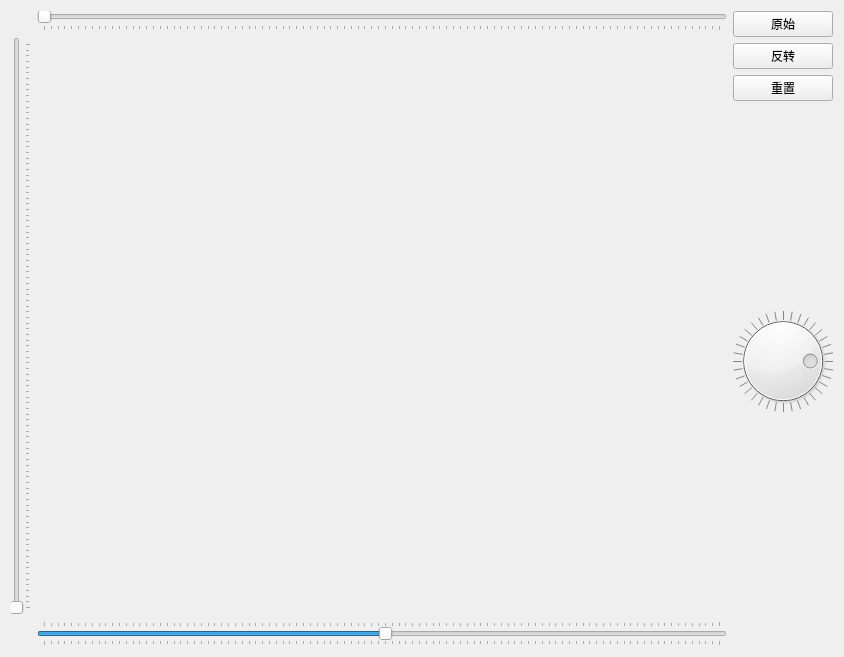
<?xml version="1.0" encoding="UTF-8"?>
<ui version="4.0">
 <class>Widget</class>
 <widget class="QWidget" name="Widget">
  <property name="geometry">
   <rect>
    <x>0</x>
    <y>0</y>
    <width>844</width>
    <height>657</height>
   </rect>
  </property>
  <property name="windowTitle">
   <string>Widget</string>
  </property>
  <layout class="QGridLayout" name="gridLayout">
   <item row="0" column="1">
    <widget class="QSlider" name="horizontalSlider_origin">
     <property name="orientation">
      <enum>Qt::Horizontal</enum>
     </property>
     <property name="tickPosition">
      <enum>QSlider::TicksBelow</enum>
     </property>
    </widget>
   </item>
   <item row="1" column="1">
    <widget class="RenderArea" name="renderArea" native="true"/>
   </item>
   <item row="1" column="0">
    <widget class="QSlider" name="verticalSlider_origin">
     <property name="orientation">
      <enum>Qt::Vertical</enum>
     </property>
     <property name="tickPosition">
      <enum>QSlider::TicksBelow</enum>
     </property>
    </widget>
   </item>
   <item row="0" column="2" rowspan="2">
    <layout class="QVBoxLayout" name="verticalLayout">
     <item>
      <widget class="QPushButton" name="but_original">
       <property name="text">
        <string>原始</string>
       </property>
      </widget>
     </item>
     <item>
      <widget class="QPushButton" name="but_transform">
       <property name="text">
        <string>反转</string>
       </property>
      </widget>
     </item>
     <item>
      <widget class="QPushButton" name="but_reset">
       <property name="text">
        <string>重置</string>
       </property>
      </widget>
     </item>
     <item>
      <widget class="QDial" name="dial">
       <property name="maximum">
        <number>360</number>
       </property>
       <property name="value">
        <number>270</number>
       </property>
       <property name="orientation">
        <enum>Qt::Horizontal</enum>
       </property>
       <property name="invertedAppearance">
        <bool>false</bool>
       </property>
       <property name="invertedControls">
        <bool>false</bool>
       </property>
       <property name="wrapping">
        <bool>true</bool>
       </property>
       <property name="notchTarget">
        <double>10.000000000000000</double>
       </property>
       <property name="notchesVisible">
        <bool>true</bool>
       </property>
      </widget>
     </item>
    </layout>
   </item>
   <item row="2" column="1">
    <widget class="QSlider" name="horizontalSlider_scale">
     <property name="pageStep">
      <number>10</number>
     </property>
     <property name="value">
      <number>50</number>
     </property>
     <property name="orientation">
      <enum>Qt::Horizontal</enum>
     </property>
     <property name="tickPosition">
      <enum>QSlider::TicksBothSides</enum>
     </property>
     <property name="tickInterval">
      <number>0</number>
     </property>
    </widget>
   </item>
  </layout>
 </widget>
 <customwidgets>
  <customwidget>
   <class>RenderArea</class>
   <extends>QWidget</extends>
   <header>renderarea.h</header>
   <container>1</container>
  </customwidget>
 </customwidgets>
 <resources/>
 <connections/>
</ui>
